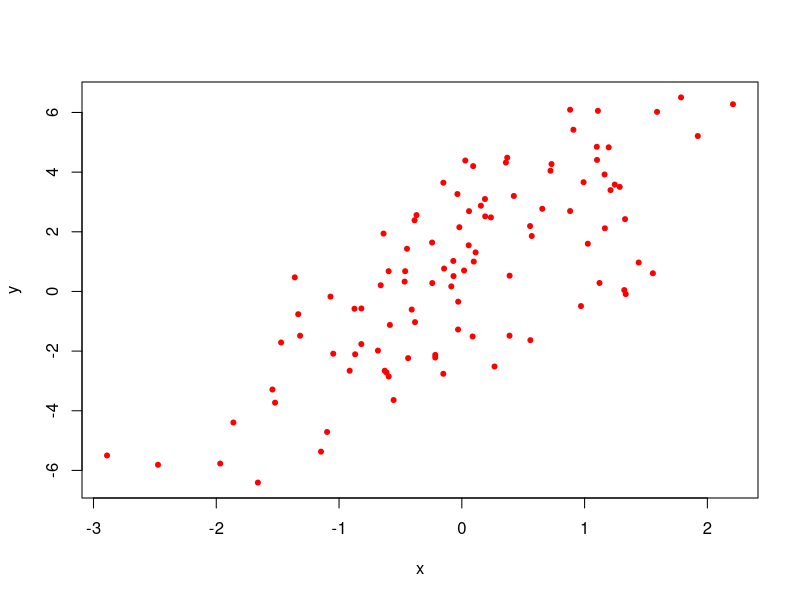
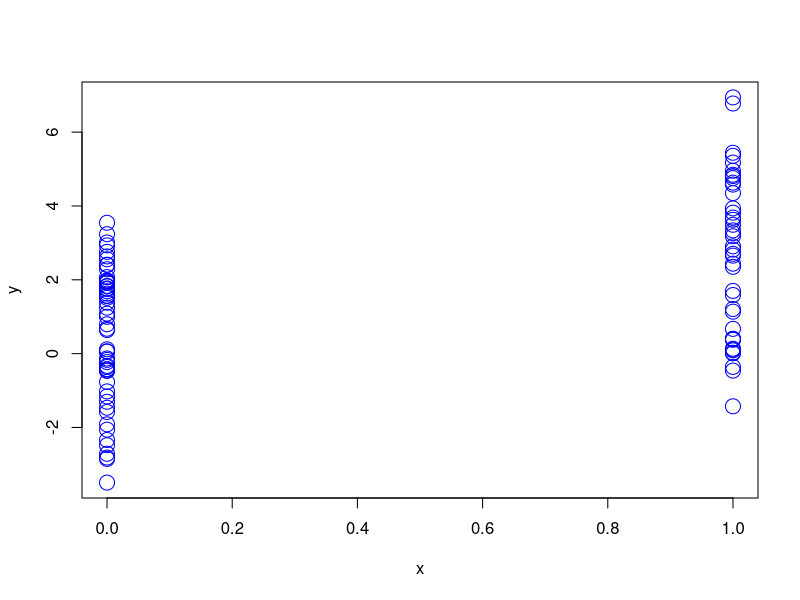
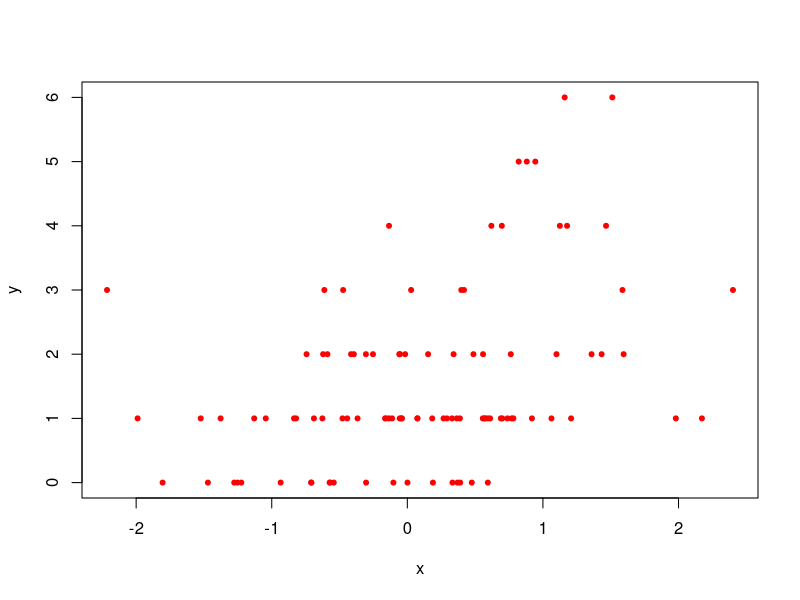

The R script that drew these images, in order:
## ---- chunk 1
str(str)
str(lm)
x <-rnorm(100,2,4)
summary(x)
str(x)
f <-gl(40,10)
str(f)
summary(f)

## ---- chunk 2
# First control, then treatment:
gl(2, 8, labels = c("Control", "Treat"))
# 20 alternating 1s and 2s
gl(2, 1, 20)
# alternating pairs of 1s and 2s
gl(2, 2, 20)

## ---- chunk 3
library(datasets)
data(airquality)
str(airquality)
s <-split(airquality,airquality$Month)
s
str(s)

## ---- chunk 4
x <-rnorm(10)
x
x1 <-rnorm(10,20,2)
x1
summary(x1)

## ---- chunk 5
set.seed(1)
rnorm(5)
rnorm(5)

## ---- chunk 6
rpois(10,1) # rate=mean=1
rpois(10,2)
rpois(10,20)
ppois(2,2) # cumulative distribution
ppois(4,2) # p(x <= 4)
ppois(6,2) # p(x <= 6)

## ---- chunk 7
set.seed(20)
x <-rnorm(100)
e <-rnorm(100,0,2)
y <-0.5 + 2*x + e
summary(y)
plot(x,y,cex=1,pch=20,col="red")

## ---- chunk 8
set.seed(10)
x <-rbinom(100,1,0.5)
e <-rnorm(100,0,2)
y <-0.5 + 2*x + e
summary(y)
plot(x,y,cex=2,col="blue")

## ---- chunk 9
set.seed(1)
x <-rnorm(100)
log.U <-0.5 + 0.3*x
y <-rpois(100,exp(log.U))
summary(y)
plot(x,y,cex=1,pch=20,col="red")

## ---- chunk 10
set.seed(1)
sample(1:10,4)
sample(letters,5)
sample(1:10) # permutation
sample(1:10,replace=TRUE) # sample with replacement

